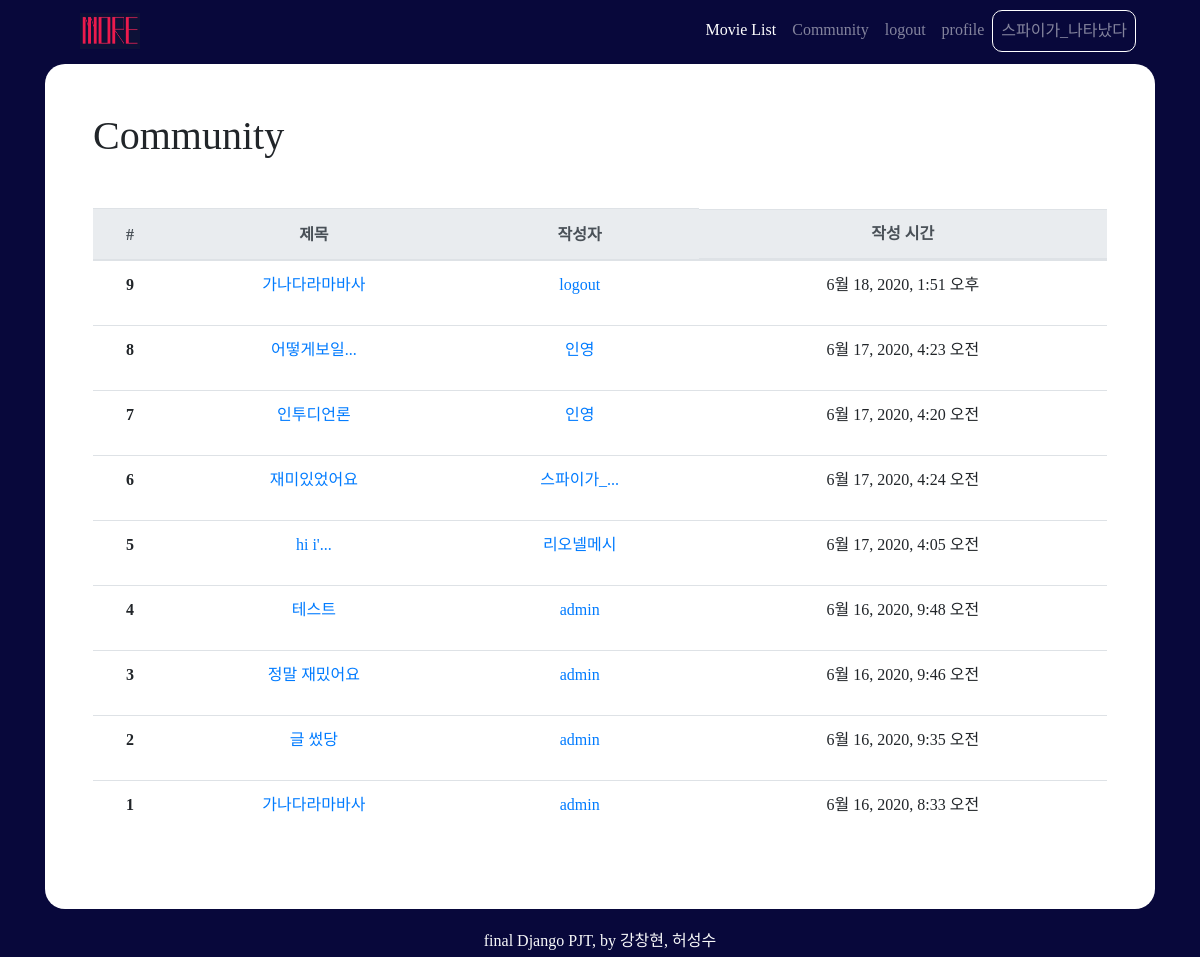
The app's page /movies/community/ (signed in) with its own data.
### accounts/models.py (models this page shows)
class User(AbstractUser):
    followers = models.ManyToManyField(settings.AUTH_USER_MODEL,related_name='followings')

### movies/models.py (models this page shows)
class Review(models.Model):
    title = models.CharField(max_length=100)
    movie = models.ForeignKey(Movie, on_delete=models.CASCADE)
    rank = models.IntegerField()
    content = models.TextField()
    created_at = models.DateTimeField(auto_now_add=True)
    updated_at = models.DateTimeField(auto_now=True)
    user = models.ForeignKey(settings.AUTH_USER_MODEL, on_delete=models.CASCADE)

### movies/views.py (the view)
# urls.py: path('community/', views.community, name='community'),
def community(request):
    reviews = Review.objects.order_by('-pk')
    paginator = Paginator(reviews, 10)
    page_number = request.GET.get('page')
    page_obj = paginator.get_page(page_number)
    context = {
        'reviews': reviews,
        'page_obj' : page_obj,
    }
    return render(request, 'movies/community.html', context)

### movies/templates/movies/community.html
{% extends 'base.html' %}
{% load bootstrap4 %}
{% block content %}
<div class='bg-white mb-5 p-5' style="border-radius: 20px;">
  <h1 class="mb-5">Community</h1>
  <table class="table mt-1 text-center">
    <thead class="thead-light">
      <tr>
        <th scope="col">#</th>
        <th scope="col">제목</th>
        <th scope="col">작성자</th>
        <th scope="col" class="d-none d-sm-block">작성 시간</th>
      </tr>
    </thead>
    <tbody>
      {% for review in reviews %}
      <tr>
        <th scope="row">{{ forloop.revcounter }}</th>
        <td><a href="{% url 'movies:review_detail' review.movie.id review.pk %}">{{ review.title|truncatechars:8  }}</a></td>
        <td><a href="{% url 'accounts:detail' review.user %}"><p>{{ review.user|truncatechars:8 }}</p></a></td>
        <td class="d-none d-sm-block">{{ review.updated_at }}</td>
      </tr>
      {% endfor %}
    </tbody>
  </table>
</div>
{% endblock %}

### templates/base.html (shortened to what this page needs)
<!DOCTYPE html>
{% load bootstrap4 %}
<html lang="ko">
<head>
    <link rel="stylesheet" href="https://stackpath.bootstrapcdn.com/bootstrap/4.4.1/css/bootstrap.min.css">
    <link rel="stylesheet" href="https://use.fontawesome.com/releases/v5.13.0/css/all.css">
</head>
<body>
    <nav class="navbar fixed-top navbar-expand-lg navbar-dark mx-5 pt-2">
        <a class="navbar-brand ml-3" href="{% url 'movies:index' %}">
          <img src="/media/logo.jpg" width="60" height="36" class="d-inline-block align-top" alt="" loading="lazy">
        </a>
      <div class="collapse navbar-collapse" id="navbarNav">
        <ul class="navbar-nav ml-auto">
          <li class="nav-item active ml-auto">
            <a class="nav-link" href="{% url 'movies:index' %}">Movie List <span class="sr-only">(current)</span></a>
          </li>
          <li class="nav-item ml-auto">
            <a class="nav-link" href="{% url 'movies:community' %}">Community</a>
          </li>
          <li class="nav-item ml-auto">
            {% if request.user.is_authenticated %}
            <a class="nav-link" href="{% url 'accounts:logout' %}">logout </a>
          </li>
          <li class="nav-item ml-auto">
            <a class="nav-link" href="{% url 'accounts:detail' request.user.username %}">profile</a>
          </li>
          <li class="nav-item ml-auto">
            <a class="nav-link" href="{% url 'accounts:detail' request.user.username %}"
              style=" border: 1px solid white; border-radius: 10px;">{{ request.user.username }}</a>
          </li>
          {% endif %}
        </ul>
      </div>
    </nav>
    <div class='container mt-3 pt-5'>
        {% block content %}
        {% endblock %}
    </div>
</body>
<footer class="fixed-bottom text-center text-light d-flex justify-content-center align-items-center pt-1">
    <p class="mb-1">final Django PJT, by 강창현, 허성수</p>
</footer>
</html>

### templates/base.html (style rules this page uses)
body, footer, nav { background-color: rgb(8, 8, 59); font-family: 'MaplestoryOTFBold'; }

### records on screen
User: user.username "스파이가_나타났다"
Review: title "가나다라마바사", user "logout", updated_at "6월 18, 2020, 1:51 오후"
Review: title "어떻게보일...", user "인영", updated_at "6월 17, 2020, 4:23 오전"
Review: title "인투디언론", user "인영", updated_at "6월 17, 2020, 4:20 오전"
Review: title "재미있었어요", user "스파이가_...", updated_at "6월 17, 2020, 4:24 오전"
Review: title "hi i'...", user "리오넬메시", updated_at "6월 17, 2020, 4:05 오전"
Review: title "테스트", user "admin", updated_at "6월 16, 2020, 9:48 오전"
Review: title "정말 재밌어요", user "admin", updated_at "6월 16, 2020, 9:46 오전"
Review: title "글 썼당", user "admin", updated_at "6월 16, 2020, 9:35 오전"
Review: title "가나다라마바사", user "admin", updated_at "6월 16, 2020, 8:33 오전"
